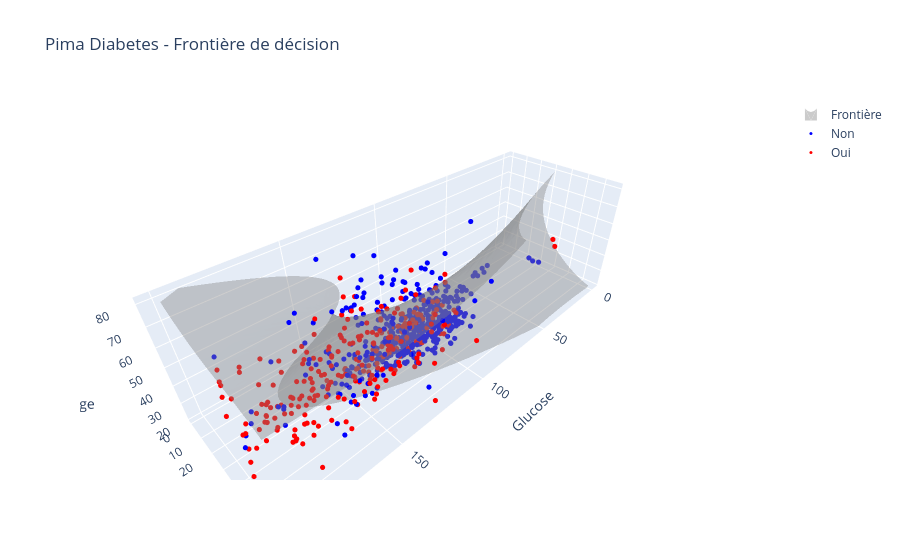

Write notebook code for a chart like this one.
### Code cell
# Même graphique que le premier, avec la frontière de décision (proba = 0.5)
def proba(points):
    return modele(scaler.transform(poly.transform(points)), W, b)

couleurs = {'Non': 'blue', 'Oui': 'red'}

if len(features_selection) == 3:
    n = 30
    axes = [np.linspace(df_real[f].min(), df_real[f].max(), n) for f in features_selection]
    gx, gy, gz = np.meshgrid(*axes, indexing='ij')
    pts = pd.DataFrame(np.c_[gx.ravel(), gy.ravel(), gz.ravel()], columns=features_selection)
    P = proba(pts).ravel()

    fig = go.Figure()
    fig.add_trace(go.Isosurface(
        x=gx.ravel(), y=gy.ravel(), z=gz.ravel(), value=P,
        isomin=0.5, isomax=0.5, surface_count=1, opacity=0.4,
        colorscale=[[0, 'gray'], [1, 'gray']], showscale=False,
        caps=dict(x_show=False, y_show=False, z_show=False),
        name='Frontière', showlegend=True))
    for classe, couleur in couleurs.items():
        d = df_real[df_real['Diabete'] == classe]
        fig.add_trace(go.Scatter3d(
            x=d[features_selection[0]], y=d[features_selection[1]], z=d[features_selection[2]],
            mode='markers', marker=dict(size=3, color=couleur), name=classe))
    fig.update_layout(title='Pima Diabetes - Frontière de décision',
                      scene=dict(xaxis_title=features_selection[0],
                                 yaxis_title=features_selection[1],
                                 zaxis_title=features_selection[2]))
    fig.show()
else:
    f1, f2 = features_selection[:2]
    xx, yy = np.meshgrid(np.linspace(df_real[f1].min(), df_real[f1].max(), 400),
                         np.linspace(df_real[f2].min(), df_real[f2].max(), 400))
    pts = pd.DataFrame(np.c_[xx.ravel(), yy.ravel()], columns=[f1, f2])
    Z = proba(pts).reshape(xx.shape)
    plt.figure(figsize=(8, 6))
    plt.contourf(xx, yy, Z, levels=[0, 0.5, 1], colors=['#cce0ff', '#ffcccc'], alpha=0.5)
    plt.contour(xx, yy, Z, levels=[0.5], colors='black', linewidths=2)
    sns.scatterplot(data=df_real, x=f1, y=f2, hue='Diabete', palette=couleurs, s=60)
    plt.title('Pima Diabetes - Frontière de décision')
    plt.show()

### Figure 1 — Plotly figure (JSON) as saved in the notebook; plotly's stock layout.template omitted (floating-point values rounded to 4 significant figures; data arrays with more than 128 entries replaced by an {"elided": "..."} marker saying what was removed)
{"data": [{"caps": {"x": {"show": false}, "y": {"show": false}, "z": {"show": false}}, "colorscale": [[0, "gray"], [1, "gray"]], "isomax": 0.5, "isomin": 0.5, "name": "Frontière", "opacity": 0.4, "showlegend": true, "showscale": false, "surface": {"count": 1}, "type": "isosurface", "value": {"elided": "27000 float values"}, "x": {"elided": "27000 float values"}, "y": {"elided": "27000 float values"}, "z": {"elided": "27000 float values"}}, {"marker": {"color": "blue", "size": 3}, "mode": "markers", "name": "Non", "type": "scatter3d", "x": {"elided": "500 int values"}, "y": {"elided": "500 float values"}, "z": {"elided": "500 int values"}}, {"marker": {"color": "red", "size": 3}, "mode": "markers", "name": "Oui", "type": "scatter3d", "x": {"elided": "268 int values"}, "y": {"elided": "268 float values"}, "z": {"elided": "268 int values"}}], "layout": {"scene": {"xaxis": {"title": {"text": "Glucose"}}, "yaxis": {"title": {"text": "BMI"}}, "zaxis": {"title": {"text": "Age"}}}, "title": {"text": "Pima Diabetes - Frontière de décision"}}}
